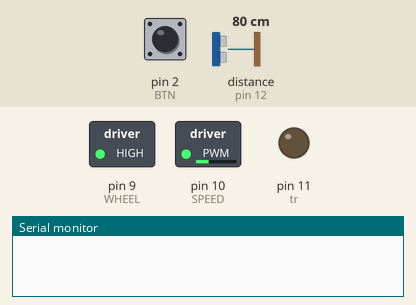
The sketch below on a simulated Arduino Uno, built with avr-gcc and run on an emulated ATmega328P. On the bench: switched loads named in the sketch (green lamp = pin HIGH), output pins drawn as LEDs (lit = HIGH), the last lines printed to the serial monitor. The test bench sets the inputs (shaded band); at power-on: pin 2 (BTN) HIGH, distance to the obstacle (sensor on pin 12) 80 cm. The echo pulse lasts 58.3 µs per cm.

Above: at 1.2 s.
1.3 s: pin 2 (BTN) pulled LOW for 0.15 s
At 1.37 s:
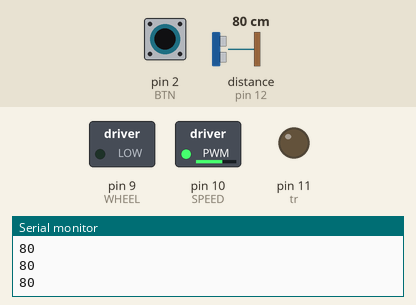
2.9 s: pin 2 (BTN) pulled LOW for 1 s
At 4.6 s:
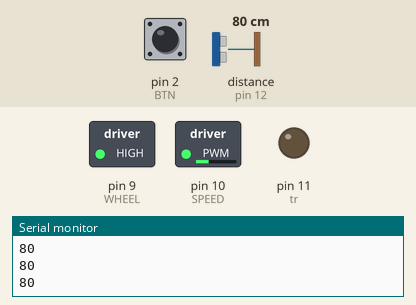
5.4 s: pin 2 (BTN) pulled LOW for 3.2 s
At 5.8 s:
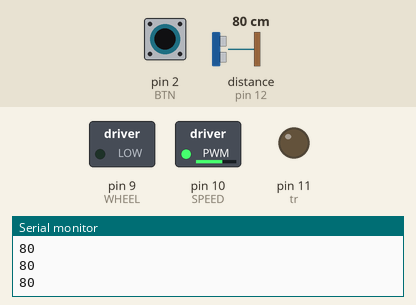
Timing chart, 0 to 10.1 s (numbered marks = the images above; inputs shaded):
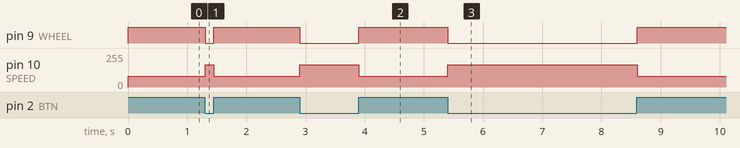

The sketch:

sketch_dec26o.ino
```cpp
int SPEED = 10;
int WHEEL = 9;
int tr = 11;
int ec = 12;
int val = 127;
int BTN = 2;
int state = true;
void setup() {
  // put your setup code here, to run once:
  Serial.begin(9600);
  pinMode(tr, OUTPUT);
  pinMode(ec, INPUT);

  pinMode(SPEED, OUTPUT);
  pinMode(WHEEL, OUTPUT);
  pinMode(BTN, INPUT_PULLUP);
  digitalWrite(WHEEL, LOW);
  analogWrite(SPEED, 0);

}

void loop() {
  if (digitalRead(BTN) == LOW) {
    state = false;

  }else{
    state = true;
  }
  if(!state){
    int speed = writelen();
    digitalWrite(WHEEL, LOW);
    analogWrite(SPEED, speed);
  }
  else{
    digitalWrite(WHEEL, HIGH);
    analogWrite(SPEED, 80);
  }
}
int writelen(){
   digitalWrite(tr, LOW);
  delayMicroseconds(2);
  digitalWrite(tr, HIGH);
  delayMicroseconds(2);
  digitalWrite(tr, LOW);

  long duration = pulseIn(ec, HIGH);
  long distance = (duration / 2) / 29.1;
  Serial.println(distance);

  int tmp = map(distance, 5, 120, 1, 255);
  return tmp;
}
```

Measured:
- after the input at 1.3 s, pin 9 (WHEEL): HIGH → LOW at once, → HIGH 0.15 s later; pin 10 (SPEED): 80/255 → 166/255 at once, → 80/255 0.15 s later
- after the input at 2.9 s, pin 9 (WHEEL): HIGH → LOW at once, → HIGH 1.0 s later; pin 10 (SPEED): 80/255 → 166/255 at once, → 80/255 1.0 s later
- after the input at 5.4 s, pin 9 (WHEEL): HIGH → LOW at once, → HIGH 3.2 s later; pin 10 (SPEED): 80/255 → 166/255 at once, → 80/255 3.2 s later
